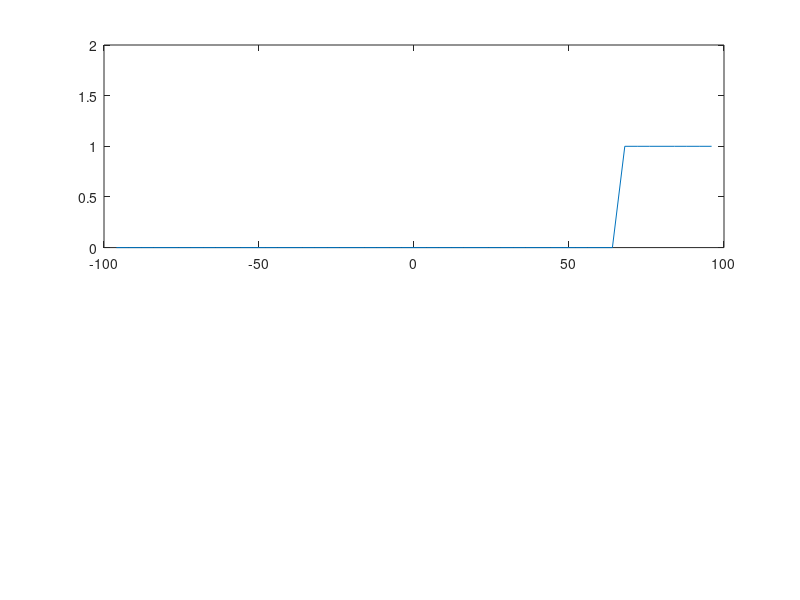

Recreate this plot in MATLAB. (Note: this script raises an error after producing the figure.)
%% test_advection_weno_1d.m
%% Author: Timothy Williams
%% Date:   20150505
clear;

%%boundary conditions:
%adv_options.ADV_OPT  = 0;%waves escape domain
adv_options.ADV_OPT  = 1;%waves periodic in i

%%testing:
ii = 49;
jj = 1;
dx = 4e3;%m
dy = 4e3;%m - not real, just used in 1/dx=scp2i*dy
%%
xm = (ii+1)/2*dx;
X  = -xm+dx*(1:ii)';
%
s1.nx       = ii;
s1.ny       = jj;
s1.scuy     = 0*X+dy;
s1.scvx     = 0*X+dx;
s1.scp2     = s1.scuy.*s1.scvx;
s1.scp2i    = 1./s1.scp2;
s1.LANDMASK = 0*X;
grid_prams  = s1;
clear s1;

%%%%%%%%%%%%%%%%%%%%%%%%%%%%%%%%%%%%%%%%%%%%%%%%%%
%% set up comparison with 2d-advection also
jj2      = 5;
yy       = (0:jj2-1)*dy;
[Y2,X2]  = meshgrid(yy,X);
%%
s1.nx       = ii;
s1.ny       = jj2;
s1.scuy     = 0*X2+dy;
s1.scvx     = 0*X2+dx;
s1.scp2     = s1.scuy.*s1.scvx;
s1.scp2i    = 1./s1.scp2;
s1.LANDMASK = 0*X2;
grid_prams2 = s1;
clear s1;
%%%%%%%%%%%%%%%%%%%%%%%%%%%%%%%%%%%%%%%%%%%%%%%%%%

CFL   = .4;

uc       = -30;%const speed m/s
xc       = 2*xm/3;
u        = 0*X+uc;
h        = 0*X;
h(X>xc)  = 1;
%%
dt = abs(CFL*dx/uc   );
nt = abs(2*xm/(uc*dt));
if adv_options.ADV_OPT==1
   nt = 2*nt;
end

for j=1:2%%plot initial h
   subplot(2,1,j);
   ax = plot(X/1e3,h);
   ylim([0 2]);
   GEN_proc_fig('x, km','h(0), m');
   %GEN_pause;
end

u2 = uc+0*X2;
v2 = 0*X2;
H  = 0*X2;
for j=1:jj2
   H(:,j)   = h;
end
h0 = h;

for n = 1:nt
   [n,nt]
   h_    = h;
   h     = waveadv_weno_1d(h,u,grid_prams,dt,adv_options);
   hmax  = max(h)
   %%
   H  = waveadv_weno(H,u2,v2,grid_prams2,dt,adv_options);
   %%
   subplot(2,1,2);
   plot(X/1e3,h);
   ylim([0 2]);
   GEN_proc_fig('x, km','h(t), m');
   hold on;
   plot(X/1e3,H(:,1),'--r');

   x1 = xc+uc*n*dt;
   x2 = xm+uc*n*dt;
   y3 = 0*X;
   y3((X>=x1)&(X<=x2))   = 1;
   plot(X/1e3,y3,'k');
   hold off;
   pause(.1);
end

if 1
   %%plot initial state on top of final (if appropriate)
   subplot(2,1,2);
   hold on;
   plot(X/1e3,h0,'k');
   hold off;
end
